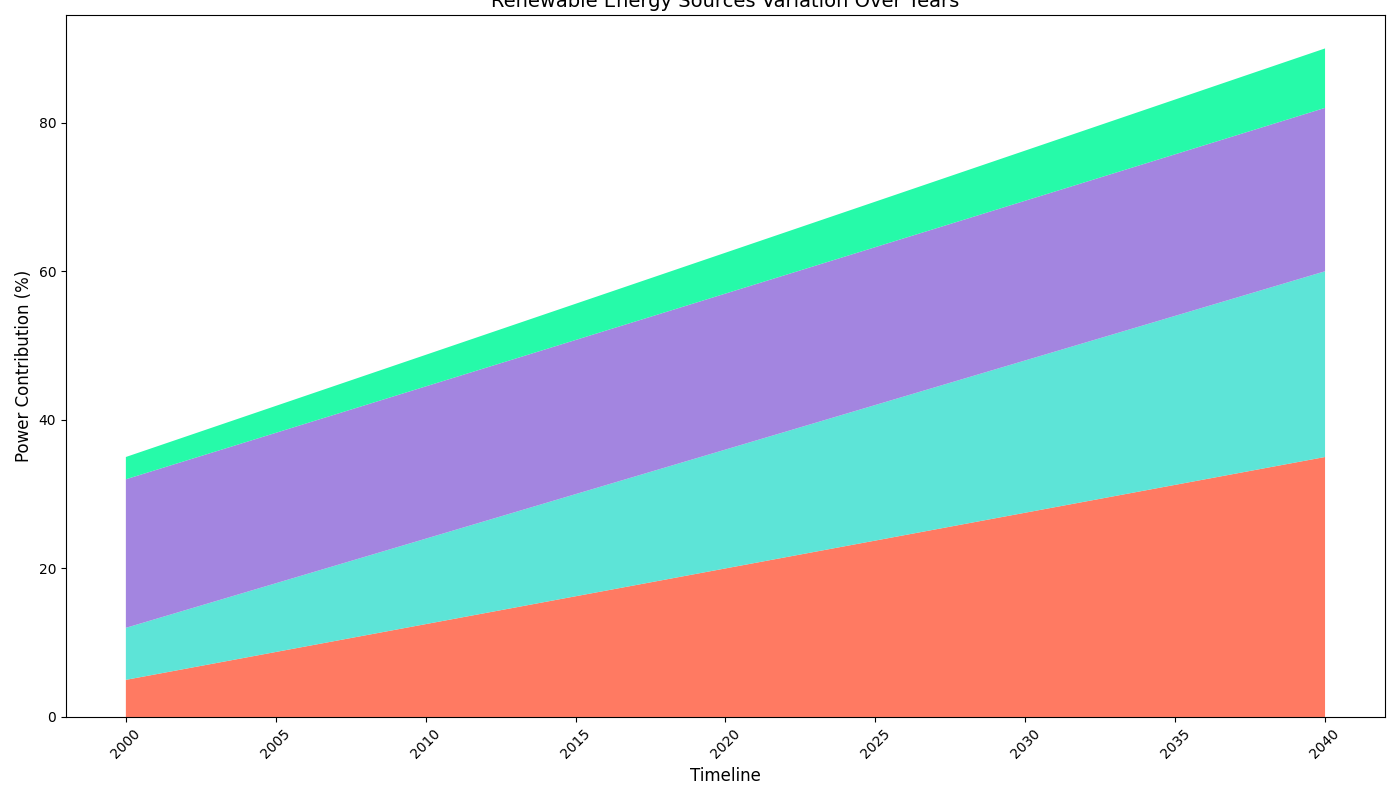

Python code for this plot:
import matplotlib.pyplot as plt
import numpy as np

years = np.arange(2000, 2041)
solar_power = np.linspace(5, 35, len(years))
wind_power = np.linspace(7, 25, len(years))
hydropower = np.linspace(20, 22, len(years))
biomass_power = np.linspace(3, 8, len(years))

renewable_sources = np.array([solar_power, wind_power, hydropower, biomass_power])

fig, ax = plt.subplots(figsize=(14, 8))

ax.stackplot(years, renewable_sources, 
             colors=['#FF6347', '#40E0D0', '#9370DB', '#00FA9A'], alpha=0.85)

ax.set_xlabel('Timeline', fontsize=12)
ax.set_ylabel('Power Contribution (%)', fontsize=12, color='black')

plt.xticks(rotation=45)
plt.tight_layout()
plt.title('Renewable Energy Sources Variation Over Years', fontsize=14)

plt.show()
